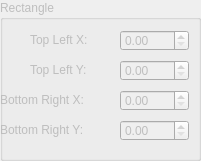
   <widget class="QGroupBox" name="Rectanglegroup">
    <property name="enabled">
     <bool>false</bool>
    </property>
    <property name="geometry">
     <rect>
      <x>290</x>
      <y>410</y>
      <width>201</width>
      <height>161</height>
     </rect>
    </property>
    <property name="title">
     <string>Rectangle</string>
    </property>
    <widget class="QDoubleSpinBox" name="VertLinear_5">
     <property name="geometry">
      <rect>
       <x>120</x>
       <y>120</y>
       <width>69</width>
       <height>21</height>
      </rect>
     </property>
     <property name="maximum">
      <double>300.000000000000000</double>
     </property>
    </widget>
    <widget class="QLabel" name="label_16">
     <property name="geometry">
      <rect>
       <x>0</x>
       <y>120</y>
       <width>111</width>
       <height>20</height>
      </rect>
     </property>
     <property name="text">
      <string>Bottom Right Y:</string>
     </property>
    </widget>
    <widget class="QDoubleSpinBox" name="HorizLinear_4">
     <property name="geometry">
      <rect>
       <x>120</x>
       <y>30</y>
       <width>69</width>
       <height>21</height>
      </rect>
     </property>
     <property name="maximum">
      <double>300.000000000000000</double>
     </property>
    </widget>
    <widget class="QLabel" name="label_15">
     <property name="geometry">
      <rect>
       <x>30</x>
       <y>60</y>
       <width>81</width>
       <height>20</height>
      </rect>
     </property>
     <property name="text">
      <string>Top Left Y:</string>
     </property>
    </widget>
    <widget class="QDoubleSpinBox" name="HorizLinear_5">
     <property name="geometry">
      <rect>
       <x>120</x>
       <y>90</y>
       <width>69</width>
       <height>21</height>
      </rect>
     </property>
     <property name="maximum">
      <double>300.000000000000000</double>
     </property>
    </widget>
    <widget class="QDoubleSpinBox" name="VertLinear_6">
     <property name="geometry">
      <rect>
       <x>120</x>
       <y>60</y>
       <width>69</width>
       <height>21</height>
      </rect>
     </property>
     <property name="maximum">
      <double>300.000000000000000</double>
     </property>
    </widget>
    <widget class="QLabel" name="label_12">
     <property name="geometry">
      <rect>
       <x>0</x>
       <y>90</y>
       <width>111</width>
       <height>20</height>
      </rect>
     </property>
     <property name="text">
      <string>Bottom Right X:</string>
     </property>
    </widget>
    <widget class="QLabel" name="label_14">
     <property name="geometry">
      <rect>
       <x>30</x>
       <y>30</y>
       <width>81</width>
       <height>20</height>
      </rect>
     </property>
     <property name="text">
      <string>Top Left X:</string>
     </property>
    </widget>
   </widget>
